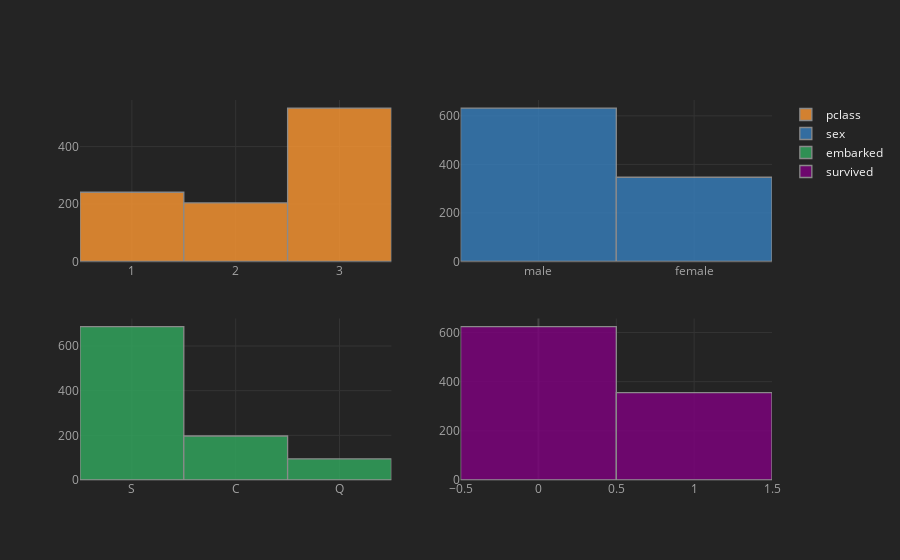

Notebook source saved alongside this figure:
### Markdown cell above
### 2.3.1 Insights

- The `fare`'s distribution have **right skewness** but I still won't remove any outliers because outliers here contain meaningful information.

- `Age`'s distribution is somwhat uniform, no prob with that too.

- One thing is utterly clear, we don't have to worry much about removing outliers as there are very few and even they are containing meaningful information.

### Code cell
## Let's visualize our Categorical columns

df[cat_cols].iplot(kind='hist', subplots=True)

### Figure 1 — Plotly figure (JSON) as saved in the notebook; plotly's stock layout.template omitted (floating-point values rounded to 4 significant figures; data arrays with more than 128 entries replaced by an {"elided": "..."} marker saying what was removed)
{"data": [{"histfunc": "count", "histnorm": "", "marker": {"color": "rgba(255, 153, 51, 1.0)", "line": {"color": "#A4A4A4", "width": 1.3}}, "name": "pclass", "opacity": 0.8, "orientation": "v", "type": "histogram", "x": {"elided": "979 int values"}, "xaxis": "x", "yaxis": "y"}, {"histfunc": "count", "histnorm": "", "marker": {"color": "rgba(55, 128, 191, 1.0)", "line": {"color": "#A4A4A4", "width": 1.3}}, "name": "sex", "opacity": 0.8, "orientation": "v", "type": "histogram", "x": {"elided": "979 str values"}, "xaxis": "x2", "yaxis": "y2"}, {"histfunc": "count", "histnorm": "", "marker": {"color": "rgba(50, 171, 96, 1.0)", "line": {"color": "#A4A4A4", "width": 1.3}}, "name": "embarked", "opacity": 0.8, "orientation": "v", "type": "histogram", "x": {"elided": "979 str values"}, "xaxis": "x3", "yaxis": "y3"}, {"histfunc": "count", "histnorm": "", "marker": {"color": "rgba(128, 0, 128, 1.0)", "line": {"color": "#A4A4A4", "width": 1.3}}, "name": "survived", "opacity": 0.8, "orientation": "v", "type": "histogram", "x": {"elided": "979 int values"}, "xaxis": "x4", "yaxis": "y4"}], "layout": {"barmode": "overlay", "legend": {"bgcolor": "#242424", "font": {"color": "#F4F4F4"}}, "paper_bgcolor": "#242424", "plot_bgcolor": "#242424", "title": {"font": {"color": "#F4F4F4"}}, "xaxis": {"anchor": "y", "domain": [0, 0.45], "gridcolor": "#343434", "showgrid": true, "tickfont": {"color": "#A4A4A4"}, "title": {"font": {"color": "#A4A4A4"}, "text": ""}, "zerolinecolor": "#444444"}, "xaxis2": {"anchor": "y2", "domain": [0.55, 1], "gridcolor": "#343434", "showgrid": true, "tickfont": {"color": "#A4A4A4"}, "title": {"font": {"color": "#A4A4A4"}, "text": ""}, "zerolinecolor": "#444444"}, "xaxis3": {"anchor": "y3", "domain": [0, 0.45], "gridcolor": "#343434", "showgrid": true, "tickfont": {"color": "#A4A4A4"}, "title": {"font": {"color": "#A4A4A4"}, "text": ""}, "zerolinecolor": "#444444"}, "xaxis4": {"anchor": "y4", "domain": [0.55, 1], "gridcolor": "#343434", "showgrid": true, "tickfont": {"color": "#A4A4A4"}, "title": {"font": {"color": "#A4A4A4"}, "text": ""}, "zerolinecolor": "#444444"}, "yaxis": {"anchor": "x", "domain": [0.575, 1], "gridcolor": "#343434", "showgrid": true, "tickfont": {"color": "#A4A4A4"}, "title": {"font": {"color": "#A4A4A4"}, "text": ""}, "zerolinecolor": "#444444"}, "yaxis2": {"anchor": "x2", "domain": [0.575, 1], "gridcolor": "#343434", "showgrid": true, "tickfont": {"color": "#A4A4A4"}, "title": {"font": {"color": "#A4A4A4"}, "text": ""}, "zerolinecolor": "#444444"}, "yaxis3": {"anchor": "x3", "domain": [0, 0.425], "gridcolor": "#343434", "showgrid": true, "tickfont": {"color": "#A4A4A4"}, "title": {"font": {"color": "#A4A4A4"}, "text": ""}, "zerolinecolor": "#444444"}, "yaxis4": {"anchor": "x4", "domain": [0, 0.425], "gridcolor": "#343434", "showgrid": true, "tickfont": {"color": "#A4A4A4"}, "title": {"font": {"color": "#A4A4A4"}, "text": ""}, "zerolinecolor": "#444444"}}}
